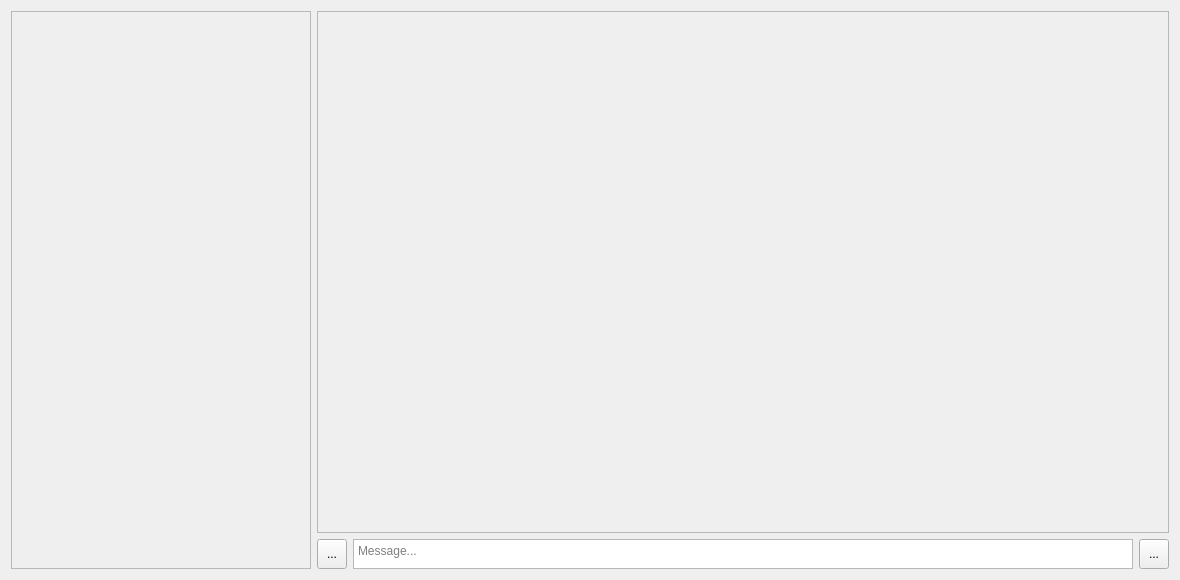
<?xml version="1.0" encoding="UTF-8"?>
<ui version="4.0">
 <class>ChatsWidget</class>
 <widget class="QWidget" name="ChatsWidget">
  <property name="geometry">
   <rect>
    <x>0</x>
    <y>0</y>
    <width>1180</width>
    <height>580</height>
   </rect>
  </property>
  <property name="minimumSize">
   <size>
    <width>800</width>
    <height>400</height>
   </size>
  </property>
  <property name="windowTitle">
   <string>Form</string>
  </property>
  <layout class="QGridLayout" name="gridLayout">
   <item row="1" column="2">
    <widget class="QPlainTextEdit" name="txtMessage">
     <property name="sizePolicy">
      <sizepolicy hsizetype="Expanding" vsizetype="Expanding">
       <horstretch>0</horstretch>
       <verstretch>0</verstretch>
      </sizepolicy>
     </property>
     <property name="minimumSize">
      <size>
       <width>0</width>
       <height>30</height>
      </size>
     </property>
     <property name="maximumSize">
      <size>
       <width>16777215</width>
       <height>30</height>
      </size>
     </property>
     <property name="placeholderText">
      <string>Message...</string>
     </property>
    </widget>
   </item>
   <item row="0" column="1" colspan="3">
    <widget class="QScrollArea" name="scrollMessages">
     <property name="widgetResizable">
      <bool>true</bool>
     </property>
     <widget class="QWidget" name="messagesContent">
      <property name="geometry">
       <rect>
        <x>0</x>
        <y>0</y>
        <width>854</width>
        <height>524</height>
       </rect>
      </property>
      <layout class="QVBoxLayout" name="msgLayout">
       <property name="leftMargin">
        <number>0</number>
       </property>
       <property name="topMargin">
        <number>0</number>
       </property>
       <property name="rightMargin">
        <number>0</number>
       </property>
       <property name="bottomMargin">
        <number>0</number>
       </property>
       <item>
        <spacer name="verticalSpacer">
         <property name="orientation">
          <enum>Qt::Vertical</enum>
         </property>
         <property name="sizeHint" stdset="0">
          <size>
           <width>20</width>
           <height>40</height>
          </size>
         </property>
        </spacer>
       </item>
      </layout>
     </widget>
    </widget>
   </item>
   <item row="1" column="3">
    <widget class="QToolButton" name="btnSend">
     <property name="minimumSize">
      <size>
       <width>30</width>
       <height>30</height>
      </size>
     </property>
     <property name="maximumSize">
      <size>
       <width>30</width>
       <height>30</height>
      </size>
     </property>
     <property name="cursor">
      <cursorShape>PointingHandCursor</cursorShape>
     </property>
     <property name="text">
      <string>...</string>
     </property>
     <property name="icon">
      <iconset resource="../resources.qrc">
       <normaloff>:/r/resources/images/send.png</normaloff>:/r/resources/images/send.png</iconset>
     </property>
     <property name="iconSize">
      <size>
       <width>16</width>
       <height>16</height>
      </size>
     </property>
    </widget>
   </item>
   <item row="0" column="0" rowspan="2">
    <widget class="QScrollArea" name="scrollChats">
     <property name="sizePolicy">
      <sizepolicy hsizetype="Expanding" vsizetype="Expanding">
       <horstretch>0</horstretch>
       <verstretch>0</verstretch>
      </sizepolicy>
     </property>
     <property name="minimumSize">
      <size>
       <width>300</width>
       <height>300</height>
      </size>
     </property>
     <property name="maximumSize">
      <size>
       <width>300</width>
       <height>16777215</height>
      </size>
     </property>
     <property name="widgetResizable">
      <bool>true</bool>
     </property>
     <widget class="QWidget" name="chatsContent">
      <property name="geometry">
       <rect>
        <x>0</x>
        <y>0</y>
        <width>298</width>
        <height>560</height>
       </rect>
      </property>
      <layout class="QVBoxLayout" name="verticalLayout_2">
       <item>
        <spacer name="verticalSpacer_2">
         <property name="orientation">
          <enum>Qt::Vertical</enum>
         </property>
         <property name="sizeHint" stdset="0">
          <size>
           <width>20</width>
           <height>40</height>
          </size>
         </property>
        </spacer>
       </item>
      </layout>
     </widget>
    </widget>
   </item>
   <item row="1" column="1">
    <widget class="QToolButton" name="btnAttach">
     <property name="minimumSize">
      <size>
       <width>30</width>
       <height>30</height>
      </size>
     </property>
     <property name="maximumSize">
      <size>
       <width>30</width>
       <height>30</height>
      </size>
     </property>
     <property name="cursor">
      <cursorShape>PointingHandCursor</cursorShape>
     </property>
     <property name="text">
      <string>...</string>
     </property>
    </widget>
   </item>
  </layout>
 </widget>
 <resources>
  <include location="../resources.qrc"/>
 </resources>
 <connections/>
</ui>
